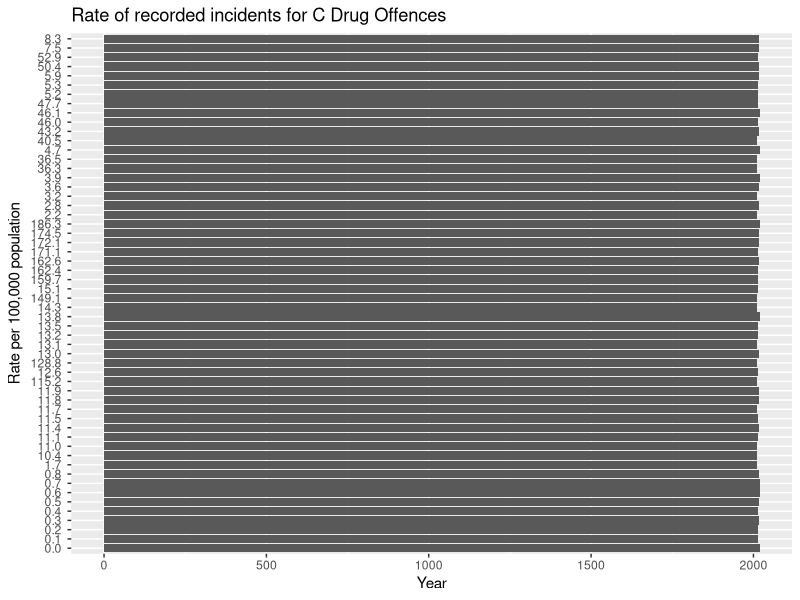

This chart was generated by the following R code:
## ---- chunk 1

library(tidyverse)
library(ggplot2)
library(dplyr)

## ---- chunk 2

# Read the dataset
crime_data <- read.csv("Data_Tables_Criminal_Incidents_Visualisation_Year_Ending_December_2019.csv")

## ---- chunk 3

head(crime_data)

## ---- chunk 4
# Filter the data to only include C Drug Offences
drug_offences <- crime_data %>% filter(Offence.Division == "C Drug offences")

# Create the line graph
ggplot(drug_offences, aes(x = Year, y = Rate.per.100.000.population)) +
  geom_col(position = "dodge") +
  ggtitle("Rate of recorded incidents for C Drug Offences") +
  xlab("Year") +
  ylab("Rate per 100,000 population")

